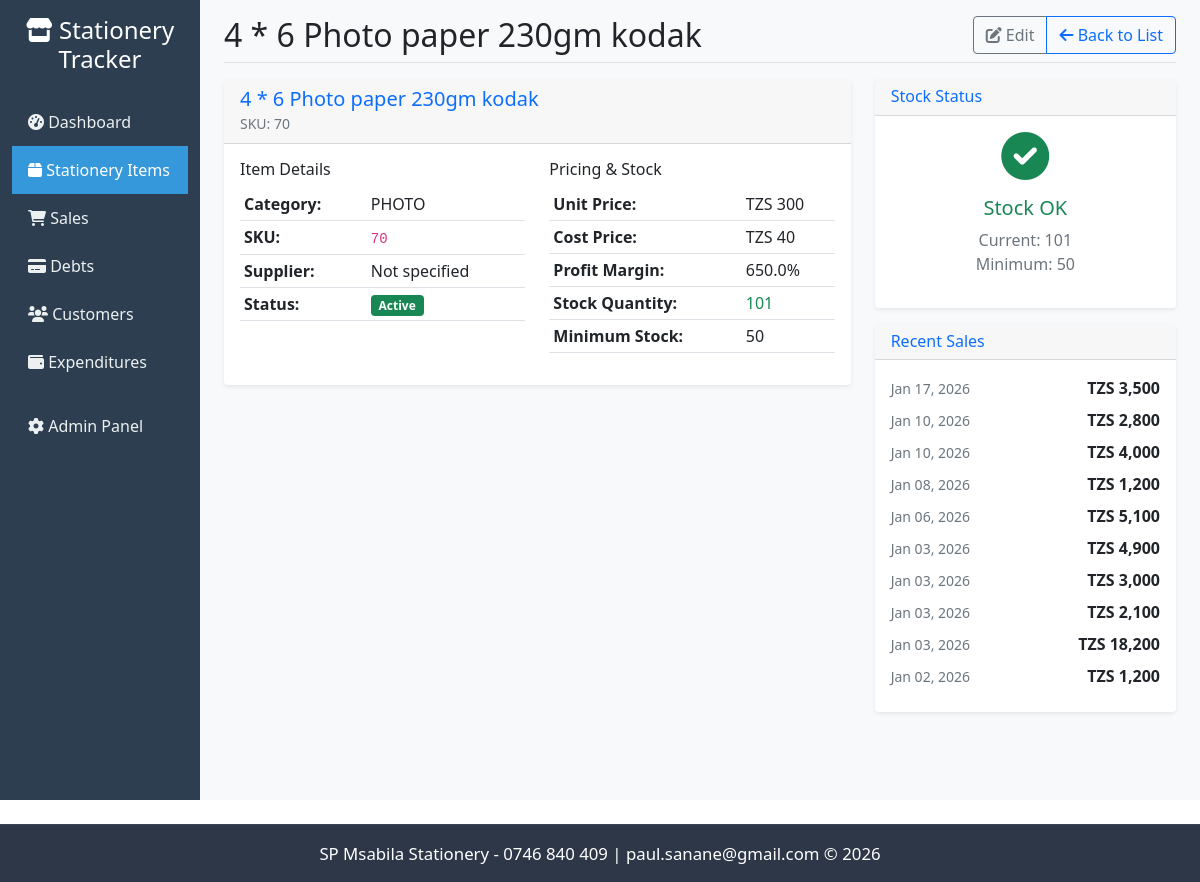
The app's page /stationery/29/ with its own data.
### tracker/models.py (models this page shows, shortened)
class StationeryItem(models.Model):
    name = models.CharField(max_length=200)
    description = models.TextField(blank=True)
    category = models.ForeignKey(Category, on_delete=models.CASCADE, related_name='items')
    sku = models.CharField(max_length=50, unique=True, help_text="Stock Keeping Unit")
    unit_price = models.DecimalField(max_digits=10, decimal_places=2, validators=[MinValueValidator(Decimal('0.01'))])
    cost_price = models.DecimalField(max_digits=10, decimal_places=2, validators=[MinValueValidator(Decimal('0.01'))])
    stock_quantity = models.PositiveIntegerField(default=0)
    minimum_stock = models.PositiveIntegerField(default=0, help_text="Minimum stock level before reorder")
    supplier = models.CharField(max_length=200, blank=True)
    created_at = models.DateTimeField(auto_now_add=True)
    updated_at = models.DateTimeField(auto_now=True)
    is_active = models.BooleanField(default=True)
    class Meta:
        ordering = ['name']
    @property
    def profit_margin(self):
        if self.cost_price > 0:
            return ((self.unit_price - self.cost_price) / self.cost_price) * 100
        return 0
    @property
    def is_low_stock(self):
        return self.stock_quantity <= self.minimum_stock

class Category(models.Model):
    name = models.CharField(max_length=100, unique=True)
    description = models.TextField(blank=True)
    created_at = models.DateTimeField(auto_now_add=True)
    class Meta:
        verbose_name_plural = "Categories"
        ordering = ['name']

class Sale(models.Model):
    PAYMENT_CHOICES = [
        ('cash', 'Cash'),
        ('card', 'Card'),
        ('bank_transfer', 'Bank Transfer'),
        ('credit', 'Credit'),
    ]
    customer = models.ForeignKey(Customer, on_delete=models.SET_NULL, null=True, blank=True)
    sale_date = models.DateTimeField(auto_now_add=True)
    total_amount = models.DecimalField(max_digits=10, decimal_places=2, default=0.00, validators=[MinValueValidator(Decimal('0.00'))])
    payment_method = models.CharField(max_length=20, choices=PAYMENT_CHOICES, default='cash')
    is_paid = models.BooleanField(default=True)
    notes = models.TextField(blank=True)
    created_by = models.ForeignKey(User, on_delete=models.SET_NULL, null=True)
    class Meta:
        ordering = ['-sale_date']

### tracker/views.py (the view)
# urls.py: path('stationery/<int:pk>/', views.stationery_detail, name='stationery_detail'),
def stationery_detail(request, pk):
    item = get_object_or_404(StationeryItem, pk=pk)
    recent_sales = Sale.objects.filter(items__item=item).order_by('-sale_date')[:10]
    context = {
        'item': item,
        'recent_sales': recent_sales,
    }
    return render(request, 'tracker/stationery_detail.html', context)

### templates/tracker/stationery_detail.html (shortened to what this page needs)
{% extends 'base.html' %}
{% load humanize tz %}
{% block page_title %}{{ item.name }}{% endblock %}
{% block page_actions %}
<div class="btn-group" role="group">
    <a href="/admin/tracker/stationeryitem/{{ item.pk }}/change/" class="btn btn-outline-secondary">
        <i class="fas fa-edit"></i> Edit
    </a>
    <a href="{% url 'stationery_list' %}" class="btn btn-outline-primary">
        <i class="fas fa-arrow-left"></i> Back to List
    </a>
</div>
{% endblock %}
{% block content %}
<div class="row">
    <div class="col-md-8">
        <div class="card">
            <div class="card-header">
                <h5 class="m-0 font-weight-bold text-primary">{{ item.name }}</h5>
                <small class="text-muted">SKU: {{ item.sku }}</small>
            </div>
            <div class="card-body">
                <div class="row">
                    <div class="col-md-6">
                        <h6>Item Details</h6>
                        <table class="table table-sm">
                            <tr>
                                <td><strong>Category:</strong></td>
                                <td>{{ item.category.name }}</td>
                            </tr>
                            <tr>
                                <td><strong>SKU:</strong></td>
                                <td><code>{{ item.sku }}</code></td>
                            </tr>
                            <tr>
                                <td><strong>Supplier:</strong></td>
                                <td>{{ item.supplier|default:"Not specified" }}</td>
                            </tr>
                            <tr>
                                <td><strong>Status:</strong></td>
                                <td>
                                    {% if item.is_active %}
                                        <span class="badge bg-success">Active</span>
                                    {% else %}
                                        <span class="badge bg-secondary">Inactive</span>
                                    {% endif %}
                                </td>
                            </tr>
                        </table>
                    </div>
                    <div class="col-md-6">
                        <h6>Pricing & Stock</h6>
                        <table class="table table-sm">
                            <tr>
                                <td><strong>Unit Price:</strong></td>
                                <td>TZS {{ item.unit_price|floatformat:0 | intcomma}}</td>
                            </tr>
                            <tr>
                                <td><strong>Cost Price:</strong></td>
                                <td>TZS {{ item.cost_price|floatformat:0 |intcomma}}</td>
                            </tr>
                            <tr>
                                <td><strong>Profit Margin:</strong></td>
                                <td>{{ item.profit_margin|floatformat:1 |intcomma}}%</td>
                            </tr>
                            <tr>
                                <td><strong>Stock Quantity:</strong></td>
                                <td>
                                    <span class="{% if item.is_low_stock %}text-warning{% else %}text-success{% endif %}">
                                        {{ item.stock_quantity }}
                                    </span>
                                </td>
                            </tr>
                            <tr>
                                <td><strong>Minimum Stock:</strong></td>
                                <td>{{ item.minimum_stock }}</td>
                            </tr>
                        </table>
                    </div>
                </div>
            </div>
        </div>
    </div>
    <div class="col-md-4">
        <div class="card">
            <div class="card-header">
                <h6 class="m-0 font-weight-bold text-primary">Stock Status</h6>
            </div>
            <div class="card-body text-center">
                {% if item.is_low_stock %}
                    <i class="fas fa-exclamation-triangle fa-3x text-warning mb-3"></i>
                    <h5 class="text-warning">Low Stock</h5>
                    <p class="text-muted">Current: {{ item.stock_quantity }}<br>Minimum: {{ item.minimum_stock }}</p>
                {% else %}
                    <i class="fas fa-check-circle fa-3x text-success mb-3"></i>
                    <h5 class="text-success">Stock OK</h5>
                    <p class="text-muted">Current: {{ item.stock_quantity }}<br>Minimum: {{ item.minimum_stock }}</p>
                {% endif %}
            </div>
        </div>
        <div class="card mt-3">
            <div class="card-header">
                <h6 class="m-0 font-weight-bold text-primary">Recent Sales</h6>
            </div>
            <div class="card-body">
                {% if recent_sales %}
                    {% for sale in recent_sales %}
                    <div class="d-flex justify-content-between align-items-center mb-2">
                        <div>
                            <small class="text-muted">{{ sale.sale_date|localtime|date:"M d, Y" }}</small>
                        </div>
                        <div>
                            <strong>TZS {{ sale.total_amount|floatformat:0 |intcomma}}</strong>
                        </div>
                    </div>
                    {% endfor %}
                {% else %}
                    <p class="text-muted">No recent sales</p>
                {% endif %}
            </div>
        </div>
    </div>
</div>
{% endblock %}

### static/custom.css (style rules this page uses)
.badge { font-size: 0.75em; }

### templates/base.html (style rules this page uses)
.card { border: none; box-shadow: 0 0.125rem 0.25rem rgba(0, 0, 0, 0.075); }
.badge { font-size: 0.75em; }

### records on screen
StationeryItem: name "4 * 6 Photo paper 230gm kodak", sku "70", category.name "PHOTO", supplier "Not specified", unit_price "300", cost_price "40", profit_margin "650.0", stock_quantity "101", minimum_stock "50"
Sale: sale_date "Jan 17, 2026", total_amount "3,500"
Sale: sale_date "Jan 10, 2026", total_amount "2,800"
Sale: sale_date "Jan 10, 2026", total_amount "4,000"
Sale: sale_date "Jan 08, 2026", total_amount "1,200"
Sale: sale_date "Jan 06, 2026", total_amount "5,100"
Sale: sale_date "Jan 03, 2026", total_amount "4,900"
Sale: sale_date "Jan 03, 2026", total_amount "3,000"
Sale: sale_date "Jan 03, 2026", total_amount "2,100"
Sale: sale_date "Jan 03, 2026", total_amount "18,200"
Sale: sale_date "Jan 02, 2026", total_amount "1,200"
